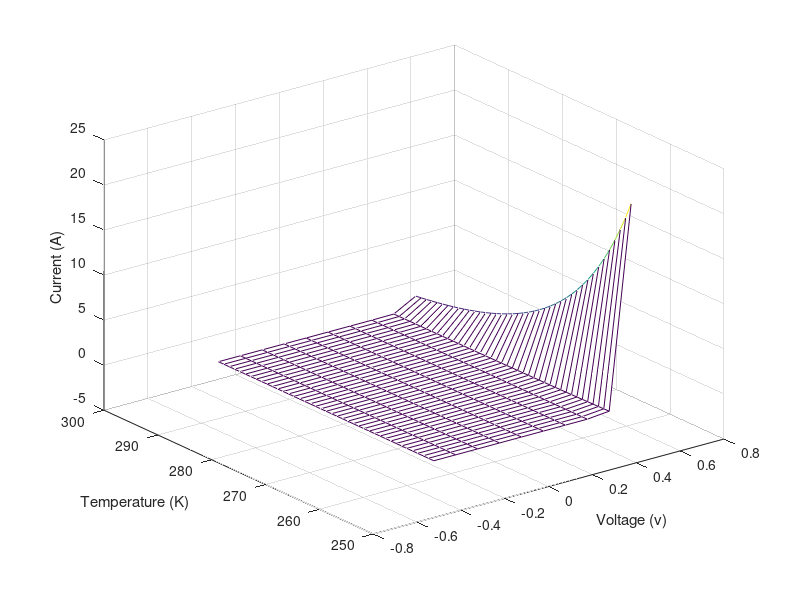

The MATLAB source for this figure:
% prob 14

% I = I0*(exp(q*V/k/T)-1)
% I/I0 + 1= exp(q*V/k/T)
% ln(I/I0+1) = q*V/k/T
% ln(I/I0+1) * (k*T/q) = V

q = 1.602176565*10^-19 ;    % C
k = 1.3806488 * 10^-23; %JK^-1
I0 = 25*10^-9;
T = 273;
V = 0.5;

I = I0*(exp(q*V/k/T)-1);



%% Initialize Parameters

clc;

clear;

V=-0.45:0.1:0.45; %set the voltage range

T=253:293; %set the temperature range

I0=25e-9; %set the reverse current

k=1.38e-23; %set the Boltzmann constant

q=1.6e-19; %set the charge of an electron

%% Plot I to V-T

[X1,Y1]=meshgrid(V,T); %Produce the coordinates of a rectangular grid 

%from range of voltage and temperature

I=I0*(exp(q*X1./(k*Y1))-1); %Calculate current

figure;%create a new figure;

mesh(X1,Y1,I); %draw the 3D graph

xlabel('Voltage (v)'); %label the x-axis

ylabel('Temperature (K)');%label the y-axis

zlabel('Current (A)');%label the z-axis

